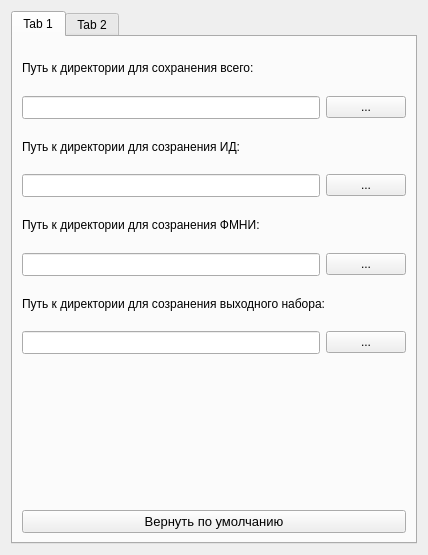
<?xml version="1.0" encoding="UTF-8"?>
<ui version="4.0">
 <class>SetupForm</class>
 <widget class="QWidget" name="SetupForm">
  <property name="geometry">
   <rect>
    <x>0</x>
    <y>0</y>
    <width>428</width>
    <height>555</height>
   </rect>
  </property>
  <property name="windowTitle">
   <string>Form</string>
  </property>
  <layout class="QVBoxLayout" name="verticalLayout_5">
   <item>
    <widget class="QTabWidget" name="tabWidget">
     <property name="font">
      <font>
       <pointsize>9</pointsize>
      </font>
     </property>
     <property name="currentIndex">
      <number>0</number>
     </property>
     <widget class="QWidget" name="tab">
      <attribute name="title">
       <string>Tab 1</string>
      </attribute>
      <layout class="QVBoxLayout" name="verticalLayout_9">
       <item>
        <layout class="QVBoxLayout" name="verticalLayout">
         <item>
          <widget class="QLabel" name="label">
           <property name="font">
            <font>
             <pointsize>9</pointsize>
            </font>
           </property>
           <property name="text">
            <string>Путь к директории для сохранения всего:</string>
           </property>
          </widget>
         </item>
         <item>
          <layout class="QHBoxLayout" name="horizontalLayout_2" stretch="7,1">
           <item>
            <widget class="QLineEdit" name="lineEditAll">
             <property name="font">
              <font>
               <pointsize>10</pointsize>
              </font>
             </property>
            </widget>
           </item>
           <item>
            <widget class="QPushButton" name="pushButtonAll">
             <property name="text">
              <string>...</string>
             </property>
            </widget>
           </item>
          </layout>
         </item>
        </layout>
       </item>
       <item>
        <layout class="QVBoxLayout" name="verticalLayout_2">
         <item>
          <widget class="QLabel" name="label_2">
           <property name="font">
            <font>
             <pointsize>9</pointsize>
            </font>
           </property>
           <property name="text">
            <string>Путь к директории для созранения ИД:</string>
           </property>
          </widget>
         </item>
         <item>
          <layout class="QHBoxLayout" name="horizontalLayout_3">
           <item>
            <widget class="QLineEdit" name="lineEditSD">
             <property name="font">
              <font>
               <pointsize>10</pointsize>
              </font>
             </property>
            </widget>
           </item>
           <item>
            <widget class="QPushButton" name="pushButtonSD">
             <property name="text">
              <string>...</string>
             </property>
            </widget>
           </item>
          </layout>
         </item>
        </layout>
       </item>
       <item>
        <layout class="QVBoxLayout" name="verticalLayout_3">
         <item>
          <widget class="QLabel" name="label_3">
           <property name="font">
            <font>
             <pointsize>9</pointsize>
            </font>
           </property>
           <property name="text">
            <string>Путь к директории для созранения ФМНИ:</string>
           </property>
          </widget>
         </item>
         <item>
          <layout class="QHBoxLayout" name="horizontalLayout_4">
           <item>
            <widget class="QLineEdit" name="lineEditMNI">
             <property name="font">
              <font>
               <pointsize>10</pointsize>
              </font>
             </property>
            </widget>
           </item>
           <item>
            <widget class="QPushButton" name="pushButtonMNI">
             <property name="text">
              <string>...</string>
             </property>
            </widget>
           </item>
          </layout>
         </item>
        </layout>
       </item>
       <item>
        <layout class="QVBoxLayout" name="verticalLayout_4">
         <item>
          <widget class="QLabel" name="label_4">
           <property name="font">
            <font>
             <pointsize>9</pointsize>
            </font>
           </property>
           <property name="text">
            <string>Путь к директории для созранения выходного набора:</string>
           </property>
          </widget>
         </item>
         <item>
          <layout class="QHBoxLayout" name="horizontalLayout_5">
           <item>
            <widget class="QLineEdit" name="lineEditOut">
             <property name="font">
              <font>
               <pointsize>10</pointsize>
              </font>
             </property>
            </widget>
           </item>
           <item>
            <widget class="QPushButton" name="pushButtonOut">
             <property name="text">
              <string>...</string>
             </property>
            </widget>
           </item>
          </layout>
         </item>
        </layout>
       </item>
       <item>
        <spacer name="verticalSpacer">
         <property name="orientation">
          <enum>Qt::Vertical</enum>
         </property>
         <property name="sizeType">
          <enum>QSizePolicy::Fixed</enum>
         </property>
         <property name="sizeHint" stdset="0">
          <size>
           <width>20</width>
           <height>150</height>
          </size>
         </property>
        </spacer>
       </item>
       <item>
        <widget class="QPushButton" name="pushButtonDefault">
         <property name="font">
          <font>
           <pointsize>10</pointsize>
          </font>
         </property>
         <property name="text">
          <string>Вернуть по умолчанию</string>
         </property>
         <property name="iconSize">
          <size>
           <width>16</width>
           <height>16</height>
          </size>
         </property>
        </widget>
       </item>
      </layout>
     </widget>
     <widget class="QWidget" name="tab_2">
      <attribute name="title">
       <string>Tab 2</string>
      </attribute>
     </widget>
    </widget>
   </item>
  </layout>
 </widget>
 <resources/>
 <connections/>
</ui>
